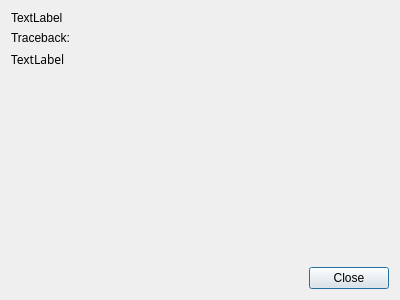
<?xml version="1.0" encoding="UTF-8"?>
<ui version="4.0">
 <class>ErrorMessageView</class>
 <widget class="QDialog" name="ErrorMessageView">
  <property name="windowModality">
   <enum>Qt::ApplicationModal</enum>
  </property>
  <property name="geometry">
   <rect>
    <x>0</x>
    <y>0</y>
    <width>400</width>
    <height>300</height>
   </rect>
  </property>
  <property name="windowTitle">
   <string notr="true">Dialog</string>
  </property>
  <layout class="QVBoxLayout" name="verticalLayout">
   <item>
    <widget class="QLabel" name="errorMessage">
     <property name="text">
      <string notr="true">TextLabel</string>
     </property>
    </widget>
   </item>
   <item>
    <widget class="QLabel" name="label_2">
     <property name="text">
      <string>Traceback:</string>
     </property>
    </widget>
   </item>
   <item>
    <widget class="QLabel" name="errorStack">
     <property name="sizePolicy">
      <sizepolicy hsizetype="Preferred" vsizetype="MinimumExpanding">
       <horstretch>0</horstretch>
       <verstretch>0</verstretch>
      </sizepolicy>
     </property>
     <property name="font">
      <font>
       <family>Sans Serif</family>
      </font>
     </property>
     <property name="text">
      <string notr="true">TextLabel</string>
     </property>
     <property name="textFormat">
      <enum>Qt::PlainText</enum>
     </property>
     <property name="alignment">
      <set>Qt::AlignLeading|Qt::AlignLeft|Qt::AlignTop</set>
     </property>
     <property name="margin">
      <number>5</number>
     </property>
     <property name="indent">
      <number>-1</number>
     </property>
    </widget>
   </item>
   <item>
    <widget class="QDialogButtonBox" name="buttonBox">
     <property name="orientation">
      <enum>Qt::Horizontal</enum>
     </property>
     <property name="standardButtons">
      <set>QDialogButtonBox::Close</set>
     </property>
    </widget>
   </item>
  </layout>
 </widget>
 <resources/>
 <connections>
  <connection>
   <sender>buttonBox</sender>
   <signal>accepted()</signal>
   <receiver>ErrorMessageView</receiver>
   <slot>accept()</slot>
   <hints>
    <hint type="sourcelabel">
     <x>248</x>
     <y>254</y>
    </hint>
    <hint type="destinationlabel">
     <x>157</x>
     <y>274</y>
    </hint>
   </hints>
  </connection>
  <connection>
   <sender>buttonBox</sender>
   <signal>rejected()</signal>
   <receiver>ErrorMessageView</receiver>
   <slot>reject()</slot>
   <hints>
    <hint type="sourcelabel">
     <x>316</x>
     <y>260</y>
    </hint>
    <hint type="destinationlabel">
     <x>286</x>
     <y>274</y>
    </hint>
   </hints>
  </connection>
 </connections>
</ui>
